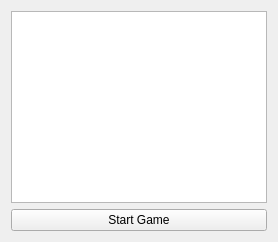
<?xml version="1.0" encoding="UTF-8"?>
<ui version="4.0">
 <class>Widget</class>
 <widget class="QWidget" name="Widget">
  <property name="windowTitle">
   <string>Widget</string>
  </property>
  <layout class="QGridLayout" name="gridLayout">
   <item row="0" column="0">
    <widget class="QGraphicsView" name="graphicsView"/>
   </item>
   <item row="1" column="0">
    <widget class="QPushButton" name="startGameButton">
     <property name="text">
      <string>Start Game</string>
     </property>
    </widget>
   </item>
  </layout>
 </widget>
 <resources/>
 <connections/>
</ui>
